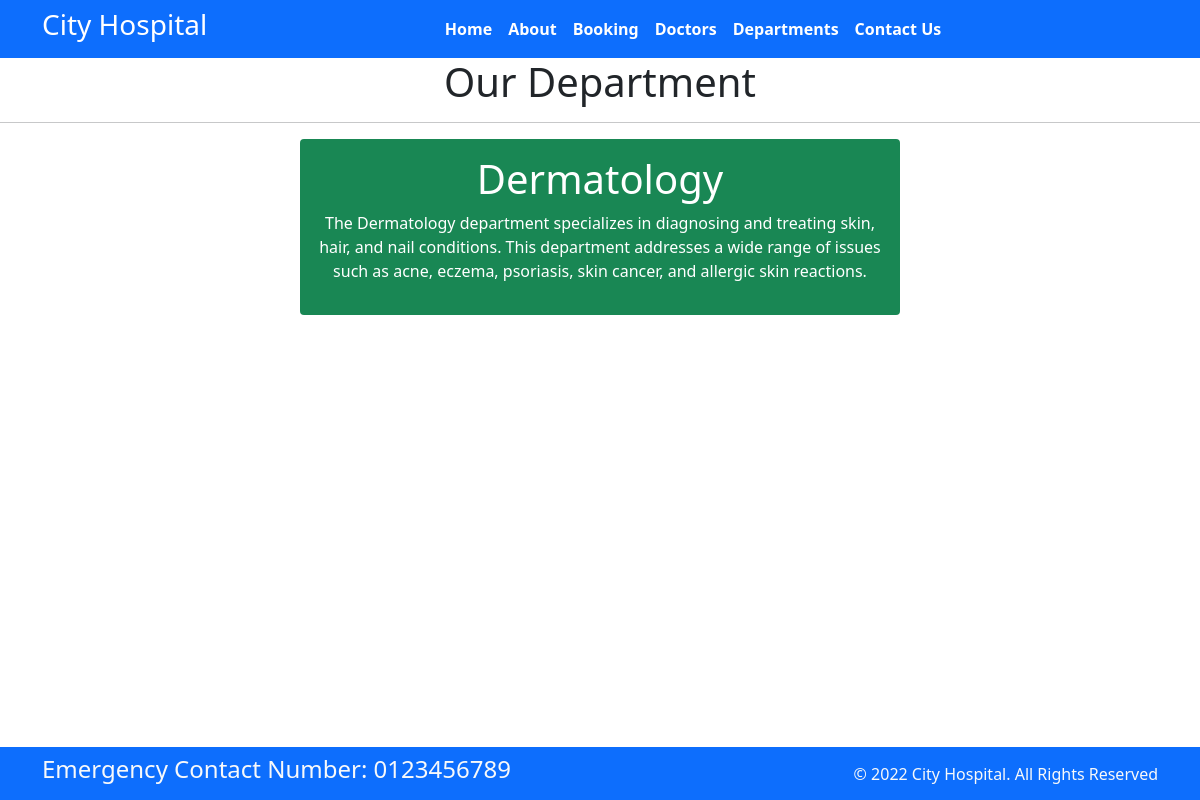
The page /department on the database as committed earlier.
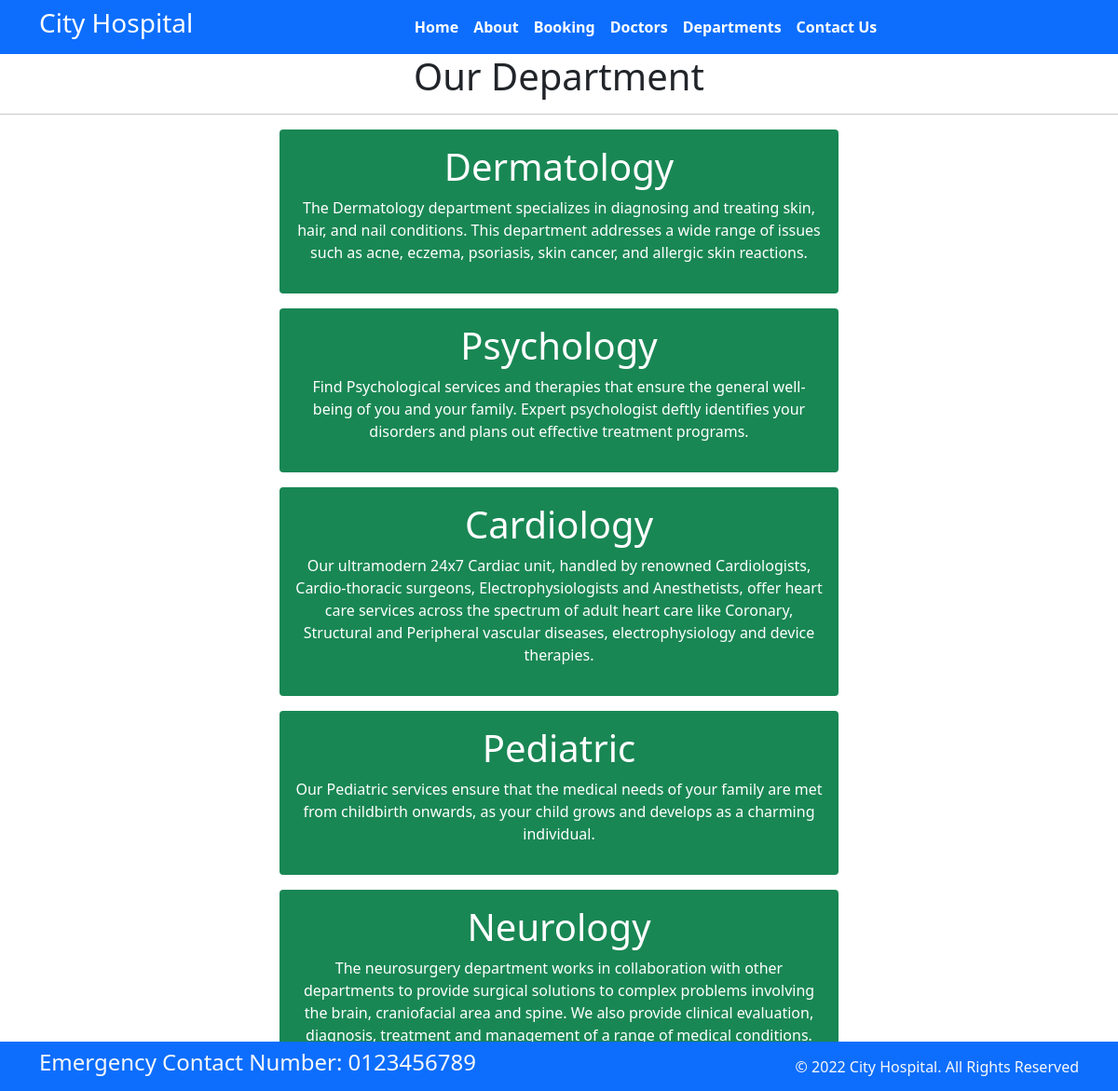
The same page on the database as committed later.
### home/models.py (models this page shows)
class Departments (models.Model):
    dep_name = models.CharField(max_length=100)
    dep_description = models.TextField()

### home/views.py (the view)
# urls.py: path('department', views.department, name='department'),
def department(request) :
    dict_dept ={
        'dept' : Departments.objects.all()
    }
    return render(request, "department.html", dict_dept)

### templates/department.html (shortened to what this page needs)
{% extends "base.html" %}
{% block content %}
<h1 class="text-center">Our Department</h1>
<hr>
{% for d in dept %}
<div class="mx-auto w-50 bg-success text-center text-white p-3 my-3 border-warning rounded">
    <h1>{{ d.dep_name }}</h1>
    <p>{{ d.dep_description }}</p>
</div>
{% endfor %}
{% endblock %}

### templates/base.html (shortened to what this page needs)
{% load static %}
<!DOCTYPE html>
<html>
  <head>
    <link rel="stylesheet"
      href=" https://cdn.jsdelivr.net/npm/bootstrap@5.1.3/dist/css/bootstrap.min.css ">
    <link rel="stylesheet"
      href="https://use.fontawesome.com/releases/v5.2.0/css/all.css">
    <link rel="stylesheet"
      href="{% static 'css/style.css' %}">
  </head>
  <body>
    <nav class="navbar bg-primary navbar-expand-md ">
      <div class="container">
        <div class="col-2 text-left pl-md-0">
          <h3 class="text-white"> City Hospital </h3>
        </div>
        <div
          class="collapse navbar-collapse justify-content-center col-md-8 navbar-collapse-3">
          <ul class="navbar-nav justify-content-center  fw-bold">
            <li class="nav-item active">
              <a class="nav-link text-white" href="{% url "home"%}">Home </a>
            </li>
            <li class="nav-item">
              <a class="nav-link text-white" href="{% url "about"%}">About</a>
            </li>
            <li class="nav-item">
              <a class="nav-link text-white" href="{% url "booking"%}">Booking</a>
            </li>
            <li class="nav-item">
              <a class="nav-link text-white" href="{% url "doctor"%}">Doctors</a>
            </li>
			 <li class="nav-item">
              <a class="nav-link text-white" href="{% url "department"%}">Departments</a>
            </li>
            <li class="nav-item">
              <a class="nav-link text-white" href="{% url "contact"%}">Contact Us</a>
            </li>
          </ul>
        </div>
      </div>
    </nav>
    {% block content %} {% endblock  %}
    <section class="fixed-bottom">
      <footer class="pt-2 pb-2  bg-primary text-light">
        <div class="container">
          <div class="row align-items-center">
            <div class="col-12 col-md-8">
              <h4>Emergency Contact Number: 0123456789</h4>
            </div>
            <div class="col-12 col-md-4 mt-4 mt-md-0 text-center text-md-end">
              © 2022 City Hospital. All Rights Reserved
            </div>
          </div>
        </div>
      </footer>
    </section>
  </body>
</html>

Rows that differ between the two databases and show on the page:
added Departments: dep_name "Psychology", dep_description "Find Psychological services and therapies that ensure the general well-being of you and your family. Expert psychologist deftly identifies your disorders and plans out effective treatment programs."
added Departments: dep_name "Cardiology", dep_description "Our ultramodern 24x7 Cardiac unit, handled by renowned Cardiologists, Cardio-thoracic surgeons, Electrophysiologists and Anesthetists, offer heart care services across the spectrum of adult heart care like Coronary, Structural and Peripheral vascular diseases, electrophysiology and device therapies."
added Departments: dep_name "Pediatric", dep_description "Our Pediatric services ensure that the medical needs of your family are met from childbirth onwards, as your child grows and develops as a charming individual."
added Departments: dep_name "Neurology", dep_description "The neurosurgery department works in collaboration with other departments to provide surgical solutions to complex problems involving the brain, craniofacial area and spine. We also provide clinical evaluation, diagnosis, treatment and management of a range of medical conditions."
